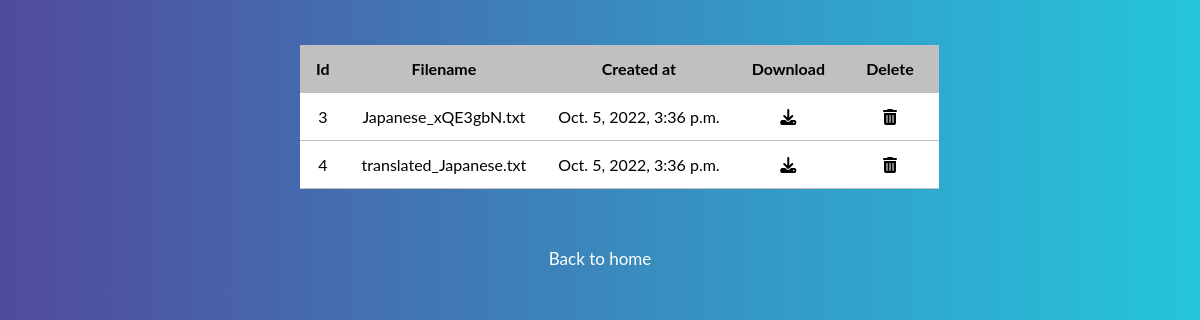
The page /fileupload/history/ (signed in) on the database as committed earlier.
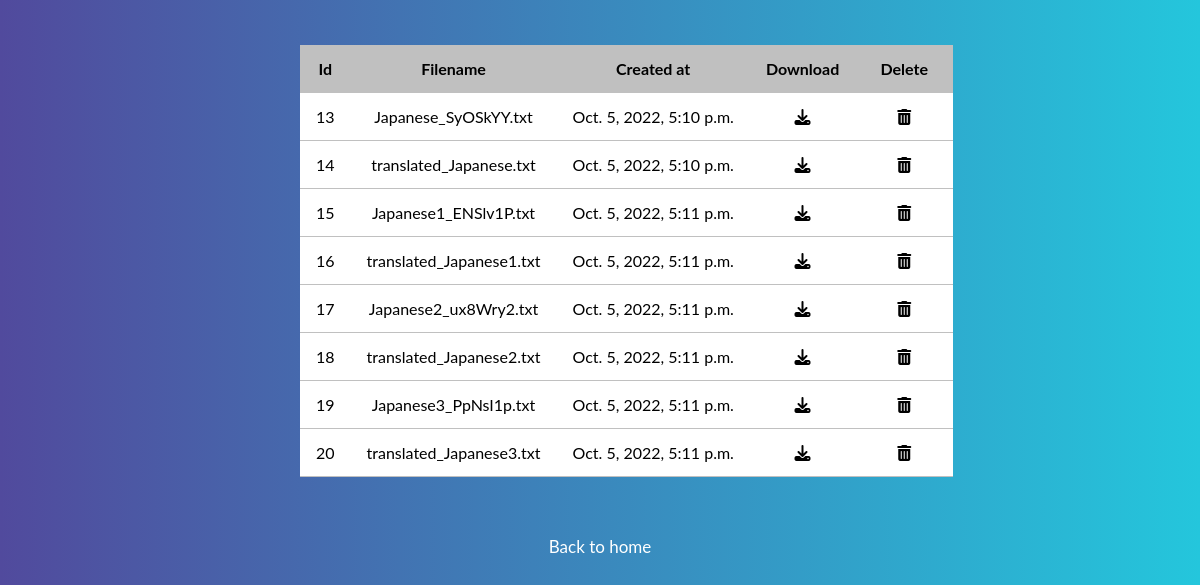
The same page on the database as committed later.
### FileUpload/models.py (models this page shows, shortened)
class File(models.Model):
     title = models.CharField(max_length=50)
     file = models.FileField()
     created_at = models.DateTimeField(auto_now_add=True)
     file_of=models.ForeignKey(User, on_delete=models.CASCADE, default=1)

### FileUpload/views.py (the view)
# urls.py: path('history/', views.history, name='history'),
def history(request):
    FilesList=File.objects.filter(file_of=request.user)
    return render(request, 'FileUpload/history.html', {'FilesList':FilesList})

### Templates/FileUpload/history.html (shortened to what this page needs)
<!DOCTYPE html>
<html>
<head>
    <link rel="stylesheet" href="">
</head>
<body>
    <table>
        <thead>
            <tr>
                <td>Id</td>
                <td>Filename</td>
                <td>Created at</td>
                <td>Download</td>
                <td>Delete</td>
            </tr>
        </thead>
        <tbody>
            {% for f in FilesList %}
            <tr>
                <td>{{f.id}}</td>
                <td>{{f.file}}</td>
                <td>{{f.created_at}}</td>
                <td><a href="{{f.file.url}}" download><i class="fa fa-download" aria-hidden="true" fa-2x></i></a></td>
                <td><a href="/fileupload/delete/{{f.id}}"><i class="fa fa-trash-alt" aria-hidden="true" fa-2x></i></a></td>
            </tr>
            {% endfor %}
        </tbody>
    </table>
    <a href="{% url 'home'%}" id="back">Back to home</a>
</body>
</html>

### Templates/FileUpload/history.html (style rules this page uses)
body { margin: 0; padding: 0; font-family: "Lato", sans-serif; background: -webkit-linear-gradient(to right, #514A9D, #24C6DC); background: linear-gradient(to right, #514A9D, #24C6DC); }
table { background-color: white; }
thead { background-color: silver; font-weight: bold; }
table, tr, th, td { border-bottom: 1px solid silver; border-collapse: collapse; border-left: none; border-right: none; border-top: none; padding: 14px 16px; text-align: center; margin: 45px 100px 45px 300px; }
a { text-decoration: none; padding: 14px 16px; margin: 10px; font-weight:normal; color: black; border: none; }
#back { text-decoration: none; display: flex; align-items: center; justify-content: center; color: white; font-size: 17px; }

Rows that differ between the two databases and show on the page:
removed File: id "3", file "Japanese_xQE3gbN.txt", created_at "Oct. 5, 2022, 3:36 p.m."
removed File: id "4", file "translated_Japanese.txt", created_at "Oct. 5, 2022, 3:36 p.m."
added File: id "13", file "Japanese_SyOSkYY.txt", created_at "Oct. 5, 2022, 5:10 p.m."
added File: id "14", file "translated_Japanese.txt", created_at "Oct. 5, 2022, 5:10 p.m."
added File: id "15", file "Japanese1_ENSlv1P.txt", created_at "Oct. 5, 2022, 5:11 p.m."
added File: id "16", file "translated_Japanese1.txt", created_at "Oct. 5, 2022, 5:11 p.m."
added File: id "17", file "Japanese2_ux8Wry2.txt", created_at "Oct. 5, 2022, 5:11 p.m."
added File: id "18", file "translated_Japanese2.txt", created_at "Oct. 5, 2022, 5:11 p.m."
added File: id "19", file "Japanese3_PpNsI1p.txt", created_at "Oct. 5, 2022, 5:11 p.m."
added File: id "20", file "translated_Japanese3.txt", created_at "Oct. 5, 2022, 5:11 p.m."
